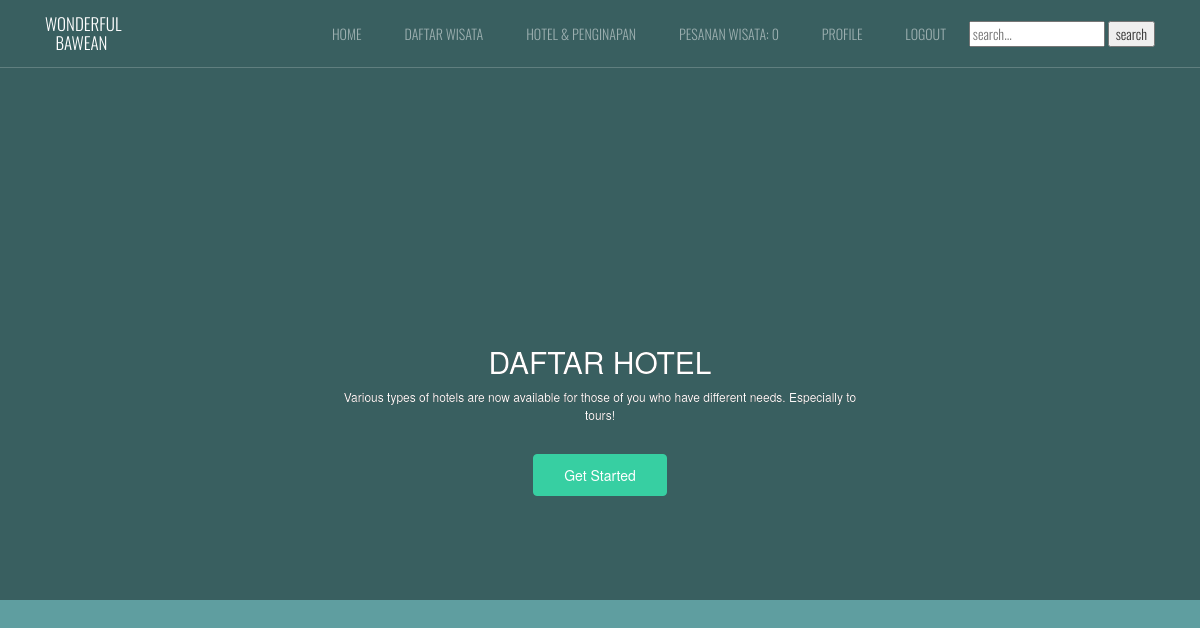
Page /index.php/c_hotel on the earlier database version.
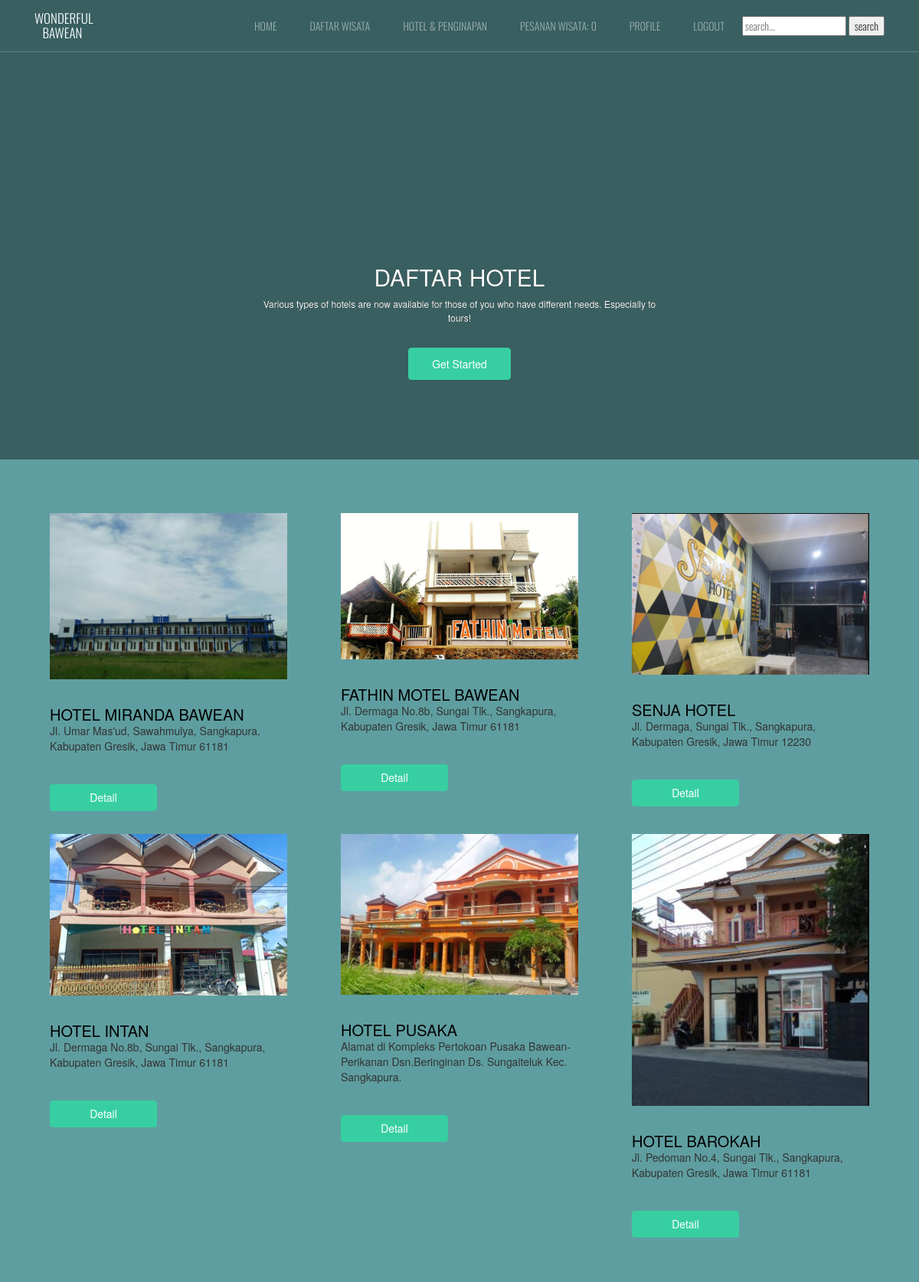
Same page on the later database version.
### tables this page shows
CREATE TABLE `hotel` (
  `hot_id` int(11) NOT NULL,
  `hot_nama` varchar(200) NOT NULL,
  `hot_img` varchar(200) NOT NULL,
  `hot_desc_short` text NOT NULL,
  `hot_desc_long` text NOT NULL,
  `hot_status` int(11) NOT NULL
);

### application/controllers/C_hotel.php (called while the page is built, shortened)
<?php
class C_hotel extends CI_Controller {
	function __construct(){
		$this->load->model('M_hotel');
	}
	public function index(){
		$data['hotel'] = $this->M_hotel->tampil_data()->result();
		$this->load->view('templates/header');
		$this->load->view('templates/sidebar');
		$this->load->view('user/daf_hot', $data);
		$this->load->view('templates/footer');
	}
}

### index.php (called while the page is built, shortened)
<?php
require_once BASEPATH.'core/CodeIgniter.php';

### application/models/M_hotel.php (called while the page is built, shortened)
<?php
class M_hotel extends CI_Model
{
	public function tampil_data()
	{
		return $this->db->get('hotel');
	}
}

### application/views/user/daf_hot.php (the view)
<div class="site-block-wrap" style="height: 5em">
  <div class="owl-carousel with-dots">
    <div class="site-blocks-cover overlay overlay" style="background-color: #5F9EA0; height: 5em" data-aos="fade" id="home-section">
      <div class="container">
        <div class="row align-items-center justify-content-center">
          <div class="col-md-6 mt-lg-5 text-center">
            <h1 class="text-shadow">DAFTAR Hotel</h1>
            <p class="mb-5 text-shadow">Various types of hotels are now available for those of you who have different needs. Especially to tours!</p>
            <p><a href="#daftar-hotel-section" class="btn btn-primary px-5 py-3">Get Started</a></p>
          </div>
        </div>
      </div>
    </div>
  </div>
</div>
<div class="site-section" id="daftar-hotel-section">
    <div class="container">
      <div class="row large-gutters">
      	<?php foreach ($hotel as $hotel) : ?>
        <div class="col-md-6 col-lg-4 mb-5 mb-lg-5 ">
          <div class="ftco-media-1">
            <div class="ftco-media-1-inner">
              <a href="#" class="d-inline-block mb-4"><img src="<?php echo base_url().'/assets/image/'.$hotel->hot_img ?>" alt="FImageo" class="img-fluid"></a>
              <div class="ftco-media-details">
                <h3><?php echo $hotel->hot_nama ?></h3>
                <p><?php echo $hotel->hot_desc_short ?></p>
                <br><br>
                <?php echo anchor('C_hotel/detail_hot/'.$hotel->hot_id, '<div class="btn btn-bg btn-primary" style="width: 10em; height: 2.5em ">Detail</div>') ?>
              </div>
            </div>
          </div>
        </div>
        	<?php endforeach; ?>
      </div>
    </div>
  </div>

### application/views/templates/header.php (shortened to what this page needs)
<!DOCTYPE html>
<html lang="en">
  <head>
    <link rel="stylesheet" href="<?php echo base_url() ?>fonts/icomoon/style.css">
    <link rel="stylesheet" href="<?php echo base_url() ?>assets/css/bootstrap.min.css">
    <link rel="stylesheet" href="<?php echo base_url() ?>assets/css/jquery-ui.css">
    <link rel="stylesheet" href="<?php echo base_url() ?>assets/css/owl.carousel.min.css">
    <link rel="stylesheet" href="<?php echo base_url() ?>assets/css/owl.theme.default.min.css">
    <link rel="stylesheet" href="<?php echo base_url() ?>assets/css/owl.theme.default.min.css">
    <link rel="stylesheet" href="<?php echo base_url() ?>assets/css/jquery.fancybox.min.css">
    <link rel="stylesheet" href="<?php echo base_url() ?>assets/css/bootstrap-datepicker.css">
    <link rel="stylesheet" href="<?php echo base_url() ?>assets/fonts/flaticon/font/flaticon.css">
    <link rel="stylesheet" href="<?php echo base_url() ?>assets/css/aos.css">
    <link rel="stylesheet" href="<?php echo base_url() ?>assets/css/style.css">
    <link rel="stylesheet" href="<?php echo base_url() ?>assets/css/profile-style.css"/>
    <link href="//netdna.bootstrapcdn.com/bootstrap/3.1.0/css/bootstrap.min.css" rel="stylesheet" id="bootstrap-css">
  </head>
  <body data-spy="scroll" data-target=".site-navbar-target" data-offset="300" style="background-color: #5F9EA0">

### application/views/templates/sidebar.php (shortened to what this page needs)
<div class="site-wrap">
   <header class="site-navbar py-4 js-sticky-header site-navbar-target" role="banner">
     <div class="container">
       <div class="row align-items-center">
         <div class="col-6 col-xl-2">
           <h1 class="mb-0 site-logo m-0 p-0"><a href="#" class="mb-0">wonderful <br>&nbsp;&nbsp;&nbsp;bawean</a></h1>
         </div>
         <div class="col-12 col-md-10 d-none d-xl-block">
           <nav class="site-navigation position-relative text-right" role="navigation">
             <ul class="site-menu main-menu js-clone-nav mr-auto d-none d-lg-block">
               <li><a href="<?= base_url('C_wisata/index'); ?>" class="nav-link">Home</a></li>
               <li><a href="<?= base_url('C_wisata/daftar_wis'); ?>" class="nav-link">Daftar Wisata</a></li>
               <li><a href="<?= base_url('C_hotel/index'); ?>" class="nav-link">Hotel & Penginapan</a></li>
               <li><?php $pes_wis ='Pesanan wisata: '.$this->cart->total_items() ?> <?php echo anchor('C_wisata/detail_pes_wis', $pes_wis) ?></a></li>
               <li><a href="<?= base_url('C_wisata/profil'); ?>" class="nav-link">Profile</a></li>
               <li><a href="<?= base_url('C_login/logout'); ?>" class="nav-link">Logout</a></li>
               <li><form action="search" method="post">
               <input type="text" name="keyword" placeholder="search...">
               <input type="submit" name="submit_search" value="search">
             </form></li>
             </ul>
           </nav>
         </div>
       </div>
     </div>
   </header>
 </div>

### application/views/templates/footer.php (shortened to what this page needs)
  </body>
</html>

### assets/css/style.css (style rules this page uses)
html { overflow-x: hidden; }
body { line-height: 1.7; color: gray; font-weight: 400; font-size: 1rem; }
a { -webkit-transition: .3s all ease; -o-transition: .3s all ease; transition: .3s all ease; }
h1, h2, h3, h4, h5, .h1, .h2, .h3, .h4, .h5 { font-family: "Oswald", sans-serif; font-weight: 300 !important; text-transform: uppercase; }
.site-wrap:before { display: none; -webkit-transition: .3s all ease-in-out; -o-transition: .3s all ease-in-out; transition: .3s all ease-in-out; background: rgba(0, 0, 0, 0.6); content: ""; position: absolute; z-index: 2000; top: 0; left: 0; right: 0; bottom: 0; opacity: 0; visibility: hidden; }
.btn { font-size: 16px; border-radius: 4px; padding: 10px 30px; }
.btn.btn-primary { background: #37cfa2; border-color: #37cfa2; color: #fff; }
.site-section { padding: 2.5em 0; }
@media (min-width: 768px) { .site-section { padding: 5em 0; } }
.site-navbar { margin-bottom: 0px; z-index: 1999; position: absolute; width: 100%; }
.site-navbar ul { font-family: "Oswald", sans-serif; text-transform: uppercase; font-weight: 300; }
.site-navbar .site-logo { position: relative; left: 0; font-size: 1.7rem; font-weight: 900; text-transform: uppercase; font-family: "Oswald", sans-serif; }
.site-navbar .site-logo a { color: #fff; }
.site-navbar .site-navigation .site-menu { margin-bottom: 0; }
.site-navbar .site-navigation .site-menu a { text-decoration: none !important; display: inline-block; }
.site-navbar .site-navigation .site-menu > li { display: inline-block; }
.site-navbar .site-navigation .site-menu > li > a { padding: 5px 20px; color: rgba(255, 255, 255, 0.5); display: inline-block; text-decoration: none !important; }
.site-mobile-menu .site-nav-wrap { padding: 0; margin: 0; list-style: none; position: relative; }
.site-mobile-menu .site-nav-wrap a { padding: 10px 20px; display: block; position: relative; color: #212529; }
.site-mobile-menu .site-nav-wrap li { position: relative; display: block; }
.site-mobile-menu .site-nav-wrap > li { display: block; position: relative; float: left; width: 100%; }
.site-mobile-menu .site-nav-wrap > li > a { padding-left: 20px; font-size: 20px; }
.sticky-wrapper .site-navbar { -webkit-transition: .3s all ease; -o-transition: .3s all ease; transition: .3s all ease; }
.sticky-wrapper .site-navbar { border-bottom: 1px solid rgba(255, 255, 255, 0.2); }
.sticky-wrapper .site-navbar .site-logo a { color: #fff; }
.sticky-wrapper .site-navbar ul li a { color: rgba(255, 255, 255, 0.7); }
.site-block-wrap { min-height: 600px; height: calc(100vh); background: #222; }
.site-blocks-cover { background-size: cover; background-repeat: no-repeat; background-position: top; background-position: center center; }
.site-blocks-cover > .container { z-index: 2; position: relative; }
.site-blocks-cover.overlay { position: relative; }
.site-blocks-cover.overlay:before { z-index: 1; position: absolute; content: ""; left: 0; bottom: 0; right: 0; top: 0; background: rgba(0, 0, 0, 0.4); }
.site-blocks-cover .text-shadow { text-shadow: 0px 0px 0px #000; }
.site-blocks-cover, .site-blocks-cover > .container > .row { min-height: 600px; height: calc(100vh); }
.site-blocks-cover h1 { font-size: 3rem; font-weight: 400; color: #fff; font-weight: 900; }
.site-blocks-cover p { color: white; font-size: 1.2rem; line-height: 1.5; font-weight: 300; }
.position-relative { position: relative; }
.large-gutters { margin-right: -35px; margin-left: -35px; }
.large-gutters > [class*="col-"] { padding-right: 35px; padding-left: 35px; }
.ftco-media-1 > .ftco-media-1-inner { position: relative; }
.ftco-media-1 > .ftco-media-1-inner:after { position: absolute; content: ""; right: 0px; bottom: 0px; top: 20px; background: #000; width: 100%; z-index: -1; -webkit-transition: .3s all ease; -o-transition: .3s all ease; transition: .3s all ease; opacity: 0; visibility: hidden; }
.ftco-media-1 .ftco-media-details { -webkit-transition: .3s all ease; -o-transition: .3s all ease; transition: .3s all ease; }
.ftco-media-1 h3 { font-size: 20px; color: #000; margin-bottom: 0; }
.ftco-media-1 p { margin-bottom: 0; }

Differences in the rows shown:
added hotel: hot_img (picture), hot_nama "HOTEL MIRANDA BAWEAN", hot_desc_short "Jl. Umar Mas'ud, Sawahmulya, Sangkapura, Kabupaten Gresik, Jawa Timur 61181", hot_id "Detail"
added hotel: hot_img (picture), hot_nama "FATHIN MOTEL BAWEAN", hot_desc_short "Jl. Dermaga No.8b, Sungai Tlk., Sangkapura, Kabupaten Gresik, Jawa Timur 61181", hot_id "Detail"
added hotel: hot_img (picture), hot_nama "SENJA HOTEL", hot_desc_short "Jl. Dermaga, Sungai Tlk., Sangkapura, Kabupaten Gresik, Jawa Timur 12230", hot_id "Detail"
added hotel: hot_img (picture), hot_nama "HOTEL INTAN", hot_desc_short "Jl. Dermaga No.8b, Sungai Tlk., Sangkapura, Kabupaten Gresik, Jawa Timur 61181", hot_id "Detail"
added hotel: hot_img (picture), hot_nama "HOTEL PUSAKA", hot_desc_short "Alamat di Kompleks Pertokoan Pusaka Bawean-Perikanan Dsn.Beringinan Ds. Sungaiteluk Kec. Sangkapura.", hot_id "Detail"
added hotel: hot_img (picture), hot_nama "HOTEL BAROKAH", hot_desc_short "Jl. Pedoman No.4, Sungai Tlk., Sangkapura, Kabupaten Gresik, Jawa Timur 61181", hot_id "Detail"
